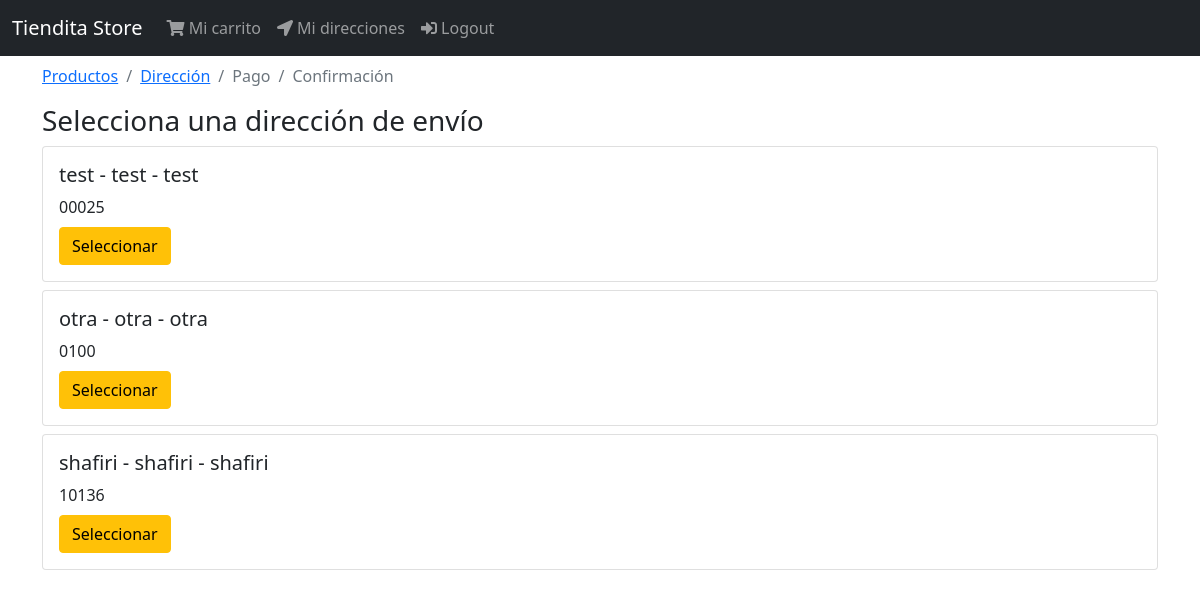
/orden/seleccionar/direccion (signed in), run on the app's committed database.
### shipping_addresses/models.py (models this page shows, shortened)
class ShippingAddress(models.Model):
    user = models.ForeignKey(User, null=False, blank=False, on_delete=models.CASCADE)
    line1 = models.CharField(max_length=200)
    line2 = models.CharField(max_length=200, blank=True)
    city = models.CharField(max_length=100)
    state = models.CharField(max_length=100)
    country = models.CharField(max_length=50)
    reference = models.CharField(max_length=300)
    postal_code = models.CharField(max_length=10, null=False, blank=False) #zip
    default = models.BooleanField(default=False)
    created_at = models.DateTimeField(auto_now_add=True)
    @property
    def address(self):
        return '{} - {} - {}'.format(self.city, self.state, self.country)

### orders/views.py (the view)
# urls.py: path('seleccionar/direccion', views.select_address, name='select_address'),
@login_required(login_url='login')
def select_address(request):
    shipping_addresses = request.user.shippingaddress_set.all()
    return render(request, 'orders/select_address.html', {
      'breadcrumb': breadcrumb(address=True),
      'shipping_addresses': shipping_addresses
    })

### orders/utils.py (called while the page is built)
def breadcrumb(products=True, address=False, payment=False, confirmation=False):
    return [
        {'title':'Productos', 'active': products, 'url': reverse('orders:order')},
        {'title':'Dirección', 'active': address, 'url': reverse('orders:address')},
        {'title':'Pago', 'active': payment, 'url': reverse('orders:order')},
        {'title':'Confirmación', 'active': confirmation, 'url': reverse('orders:order')},
    ]

### orders/templates/orders/select_address.html
{% extends 'base.html' %}
{% block breadcrumb %}
    {% include 'orders/snippets/breadcrumb.html' %}
{% endblock %}
{% block content %}
    <div class="col">
        <div class="h3">
            Selecciona una dirección de envío
        </div>
        <div class="mt-2">
            {% for shipping_address in shipping_addresses %}
                <div class="card mb-2">
                    <div class="card-body">
                        <h5 class="card-title">{{ shipping_address.address }}</h5>
                        <p class="card-title">{{ shipping_address.postal_code }}</p>
                        <a href="{% url 'orders:check_address' shipping_address.pk %}" class="btn btn-warning">
                            Seleccionar
                        </a>
                    </div>
                </div>
            {% endfor %}
        </div>
    </div>
{% endblock %}

### data on the page
ShippingAddress: address "test - test - test", postal_code "00025"
ShippingAddress: address "otra - otra - otra", postal_code "0100"
ShippingAddress: address "shafiri - shafiri - shafiri", postal_code "10136"

### other printed values
{{ item.title }} "Productos" "Dirección"
{{ item.title }} "Pago" "Confirmación"
